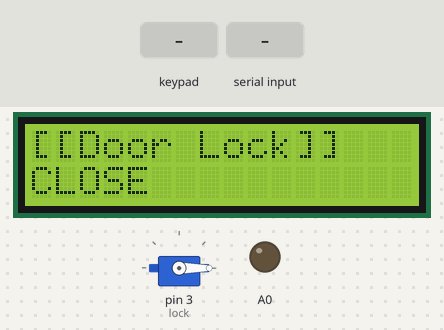
Bench run of a sketch on a simulated Arduino Uno, built with avr-gcc and run on an emulated ATmega328P. Parts: 16×2 character LCD, servo, output pins drawn as LEDs (lit = HIGH). Dashed ring = blinking. Inputs (shaded band) come from the test bench.

Above: at 1.2 s.
1.3 s: key '*' pressed
At 2.45 s:
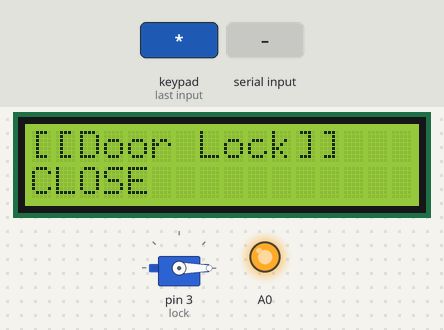
4.3 s: keypad keys 1 2 3 1 * pressed 0.4 s apart
At 4.75 s:
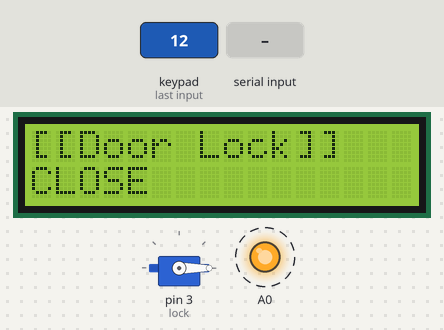
7.8 s: "*" received over the second serial link
At 10.6 s:
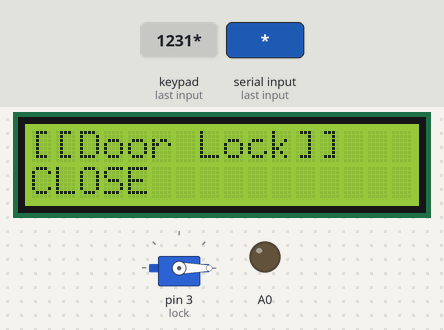
10.8 s: "1" received over the second serial link
At 12.0 s:
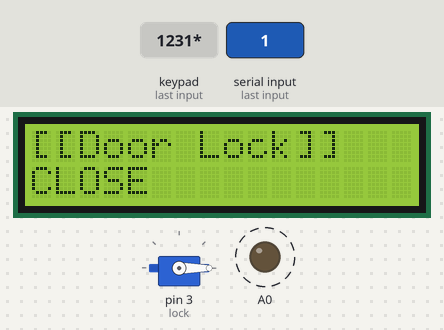
13.8 s: "0" received over the second serial link
At 16.9 s:
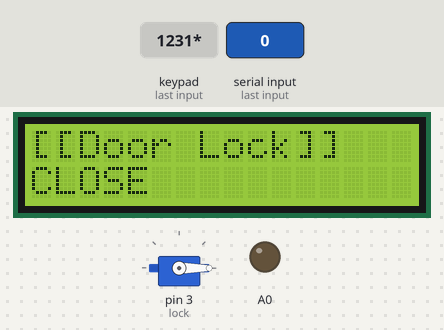
Timing chart, 0 to 17.8 s (numbered marks = the images above; inputs shaded):
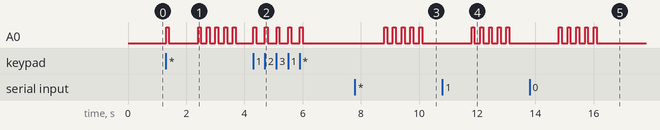

The sketch:

BT04_doorlock.ino
```cpp
// 블루투스로 비밀번호를 입력하면 문이 열렸다가 3초뒤에 닫힘
// 비밀번호가 틀리면 led 깜빡임

# include <Servo.h>
# include <Keypad.h>
# include <BtMiniCom.h>
# include <Led.h>

void receive_msg(String);

BtMiniCom com(13, 12, receive_msg);
Servo lock;

const byte ROWS = 4;
const byte COLS = 4;
char keys [ROWS][COLS] = {
  {'1','2','3','A'},
  {'4','5','6','B'},
  {'7','8','9','C'},
  {'*','0','#','D'}
};

byte rowPins[ROWS] = {7, 6, 5, 4};
byte colPins[COLS] = {8, 9, 10, 11};

const int _OPEN = 90;
const int _CLOSE = 0;

Keypad keypad(makeKeymap(keys), rowPins, colPins, ROWS, COLS);
String input = "";
String password = "1231";

Led led(A0);
char state = _CLOSE;

void receive_msg(String msg) {
  input = msg;  // 전역변수 input을 msg로 대체
  check();
}

void setup() {
  com.init();
  com.print(0, "[[Door Lock]]");
  com.print(1, "CLOSE");
  lock.attach(3);
  lock.write(_CLOSE);
}

void open() {
  lock.write(_OPEN);
  com.print(1, "OPEN");
  state = _OPEN;
}

void close() {
  lock.write(_CLOSE);
  com.print(1, "CLOSE");
  state = _CLOSE;  // 상태변수 변경
}

void beep() {
  led.on();
  delay(100);
  led.off();
}

void longBeep() {
  delay(1000);
  for(int i = 0; i < 5; i++) {
    led.on();
    beep();
    delay(200);
    led.off();
  }
}

// *을 입력받았을 때 true (*은 포함하지 않는 만자열은 전역변수 input에 저장)
// 나머지 경우 false 리턴
boolean getline() {
  char key = keypad.getKey();
  if (key) {
    beep();
    if (key == '*') {
      return true;
    }
    input += key;
  }
  return false;
}

void check() {
  if(input == password) {
    open();
    SimpleTimer &timer  = com.getTimer();
    timer.setTimeout(3000, close);
  }
  else {  // 열려 있는 경우 시간 연장
    longBeep();
  }
  input = "";
}

void loop() {
  boolean result = getline();
  if (result) {
    check();
  }
  com.run();
}
```

Measured:
- after the input at 1.3 s, A0: goes HIGH 0.10 s, LOW 1.0 s, 4 × (HIGH 0.10 s, LOW 0.20 s), HIGH 0.10 s, then LOW, starting at once
- after the input at 4.3 s, A0: alternates HIGH for 0.10 s and LOW for 0.30 s, 10 changes in all, then stays LOW, starting at once
- after the input at 7.8 s, A0: alternates HIGH for 0.10 s and LOW for 0.20 s, 10 changes in all, then stays LOW, starting after 1.0 s
- after the input at 10.8 s, A0: alternates HIGH for 0.10 s and LOW for 0.20 s, 10 changes in all, then stays LOW, starting after 1.0 s
- after the input at 13.8 s, A0: alternates HIGH for 0.10 s and LOW for 0.20 s, 10 changes in all, then stays LOW, starting after 1.0 s
